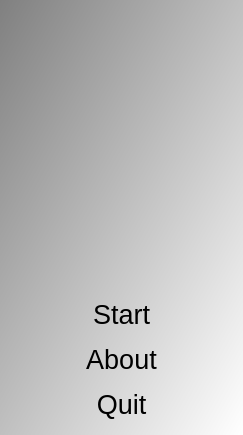
<?xml version="1.0" encoding="UTF-8"?>
<ui version="4.0">
 <class>QtWktToSvgMenuDialog</class>
 <widget class="QDialog" name="QtWktToSvgMenuDialog">
  <property name="geometry">
   <rect>
    <x>0</x>
    <y>0</y>
    <width>243</width>
    <height>435</height>
   </rect>
  </property>
  <property name="font">
   <font>
    <pointsize>20</pointsize>
   </font>
  </property>
  <property name="windowTitle">
   <string>WktToSvg</string>
  </property>
  <property name="windowIcon">
   <iconset resource="ToolWktToSvg.qrc">
    <normaloff>:/ToolWktToSvg/ToolWktToSvgIcon.png</normaloff>:/ToolWktToSvg/ToolWktToSvgIcon.png</iconset>
  </property>
  <property name="styleSheet">
   <string notr="true">QDialog { 
background-color: qlineargradient(x1: 0, y1: 0, x2: 1, y2: 1, stop: 0  #808080, stop: 1 #ffffff);
}
QPushButton { background-color: rgb(255, 255, 255);  }
QPushButton { color: rgb(0,0,0); }
QPushButton { font: 48px &quot;Courier New&quot;, courier, monospace }</string>
  </property>
  <layout class="QGridLayout" name="gridLayout">
   <item row="2" column="0">
    <widget class="QPushButton" name="button_about">
     <property name="text">
      <string>About</string>
     </property>
     <property name="flat">
      <bool>true</bool>
     </property>
    </widget>
   </item>
   <item row="3" column="0">
    <widget class="QPushButton" name="button_quit">
     <property name="text">
      <string>Quit</string>
     </property>
     <property name="flat">
      <bool>true</bool>
     </property>
    </widget>
   </item>
   <item row="1" column="0">
    <widget class="QPushButton" name="button_start">
     <property name="text">
      <string>Start</string>
     </property>
     <property name="flat">
      <bool>true</bool>
     </property>
    </widget>
   </item>
   <item row="0" column="0">
    <widget class="QLabel" name="label">
     <property name="text">
      <string/>
     </property>
     <property name="pixmap">
      <pixmap resource="ToolWktToSvg.qrc">:/ToolWktToSvg/ToolWktToSvgWelcome.png</pixmap>
     </property>
     <property name="alignment">
      <set>Qt::AlignCenter</set>
     </property>
    </widget>
   </item>
  </layout>
 </widget>
 <tabstops>
  <tabstop>button_start</tabstop>
  <tabstop>button_about</tabstop>
  <tabstop>button_quit</tabstop>
 </tabstops>
 <resources>
  <include location="ToolWktToSvg.qrc"/>
 </resources>
 <connections/>
</ui>
